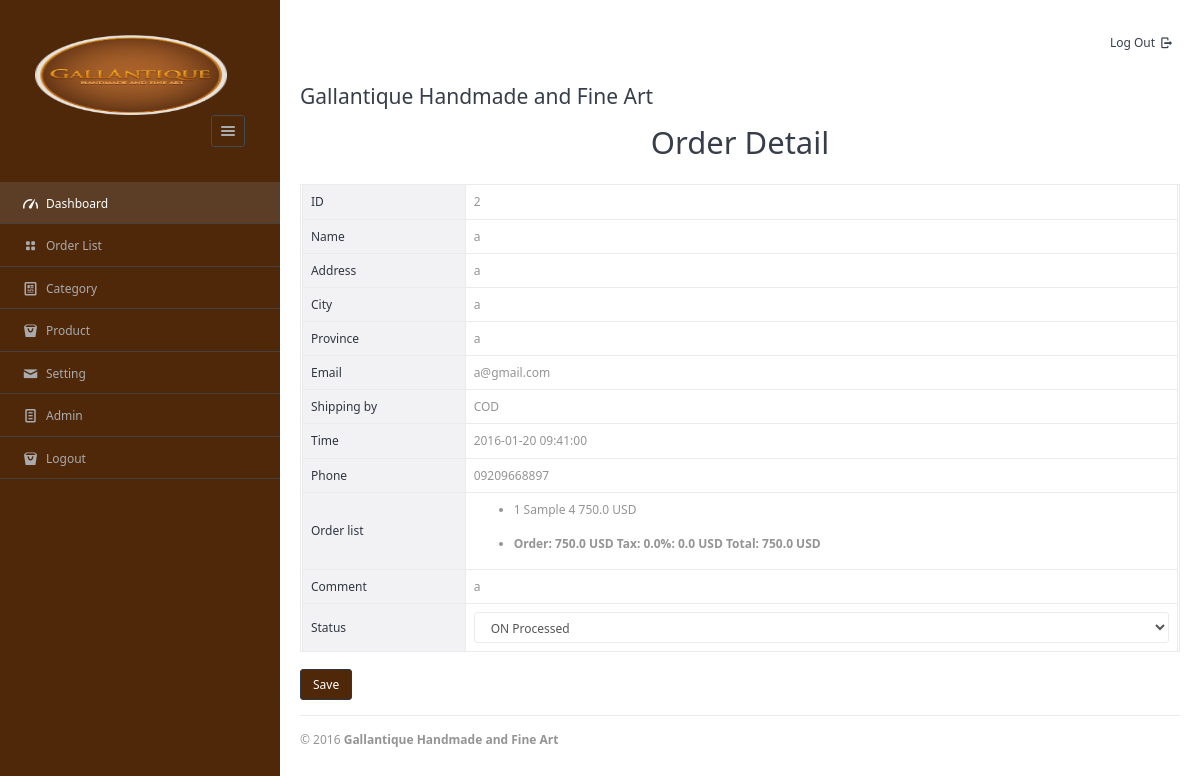
The app's page /order-detail.php?id=2 (signed in) with its own data.
### tables this page shows
CREATE TABLE `tbl_reservation` (
  `ID` int(11) NOT NULL,
  `Name` varchar(50) NOT NULL,
  `Address` varchar(255) NOT NULL,
  `City` varchar(50) NOT NULL,
  `Province` varchar(50) NOT NULL,
  `Number_of_people` varchar(50) NOT NULL,
  `Date_n_Time` datetime NOT NULL,
  `Phone_number` varchar(15) NOT NULL,
  `Order_list` text NOT NULL,
  `Status` char(1) NOT NULL DEFAULT '0',
  `Comment` text NOT NULL,
  `Email` varchar(255) NOT NULL
);

### public/order_data.php (the view, shortened to what this page needs)
<?php
	include_once('includes/connect_database.php');
?>
<div id="content">
	<?php
		if(isset($_GET['id'])){
			$ID = $_GET['id'];
		}else{
			$ID = "";
		}
		$data = array();
		$sql_query = "SELECT *
				FROM tbl_reservation
				WHERE ID = ?";
		$stmt = $connect->stmt_init();
		if($stmt->prepare($sql_query)) {
			$stmt->bind_param('s', $ID);
			$stmt->execute();
			$stmt->store_result();
			$stmt->bind_result($data['ID'],
					$data['Name'],
					$data['Address'],
					$data['City'],
					$data['Province'],
					$data['Number_of_people'],
					$data['Date_n_Time'],
					$data['Phone_number'],
					$data['Order_list'],
					$data['Status'],
					$data['Comment'],
					$data['Email']
					);
		}
		$order_list = explode(',',$data['Order_list']);
	?>
<div>
	<center>
		<h1>Order Detail</h1>
	</center>
	<form method="post" enctype="multipart/form-data" role="form" class="form-horizontal form-groups-bordered">
	<br>
		<table class="table table-bordered datatable" id="table-1">
			<tr class="row">
				<th class="detail active">ID</th>
				<td class="detail"><?php echo $data['ID']; ?></td>
			</tr>
			<tr class="row">
				<th class="detail active">Name</th>
				<td class="detail"><?php echo $data['Name']; ?></td>
			</tr>
			<tr class="row">
				<th class="detail active">Address</th>
				<td class="detail"><?php echo $data['Address']; ?></td>
			</tr>
			<tr class="row">
				<th class="detail active">City</th>
				<td class="detail"><?php echo $data['City']; ?></td>
			</tr>
			<tr class="row">
				<th class="detail active">Province</th>
				<td class="detail"><?php echo $data['Province']; ?></td>
			</tr>
			<tr class="row">
				<th class="detail active">Email</th>
				<td class="detail"><?php echo $data['Email']; ?></td>
			</tr>
			<tr class="row">
				<th class="detail active">Shipping by</th>
				<td><?php echo $data['Number_of_people'];?></td>
			</tr>
			<tr class="row">
				<th class="detail active">Time</th>
				<td class="detail"><?php echo $data['Date_n_Time']; ?></td>
			</tr>
			<tr class="row">
				<th class="detail active">Phone</th>
				<td class="detail"><?php echo $data['Phone_number']; ?></td>
			</tr>
			<tr class="row">
				<th class="detail active">Order list</th>
				<td class="detail">
					<ul>
					<?php
						$count = count($order_list);
						for($i = 0;$i<$count;$i++){
							if($i == ($count -1)){
								echo "<br /><li><strong>".$order_list[$i]."</strong></li>";
							}else{
								echo "<li>".$order_list[$i]."</li>";
							}
						}
					?>
					</ul>
				</td>
			</tr>
			<tr class="row">
				<th class="detail active">Comment</th>
				<td class="detail"><?php echo empty($data['Comment']) ? 'No comment' : $data['Comment']; ?></td>
			</tr>
			<tr class="row">
				<th class="detail active">Status</th>
				<td class="detail">
					<select name="status" class="form-control">
						<?php if($data['Status'] == 1){ ?>
							<option value="1" selected="selected">Processed</option>
							<option value="0" >Not Processed</option>
						<?php }else{?>
							<option value="0" selected="selected">ON Processed</option>
						<?php }?>
					</select>
				</td>
			</tr>
		</table>
		<input type="submit" class="btn btn-primary" value="Save" name="btnSave"/>
	</form>
</div>
</div>

### records on screen
tbl_reservation: ID "2", Name "a", Address "a", City "a", Province "a", Email "a@gmail.com", Number_of_people "COD", Date_n_Time "2016-01-20 09:41:00", Phone_number "09209668897", Order_list "1 Sample 4 750.0 USD", Order_list "Order: 750.0 USD Tax: 0.0%: 0.0 USD Total: 750.0 USD", Comment "a", status "ON Processed"
